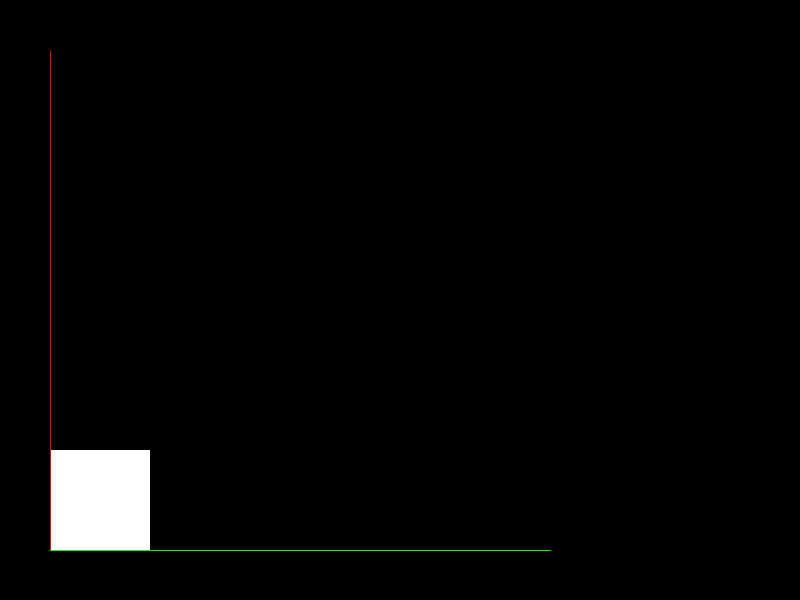
Frame 1 (no input)
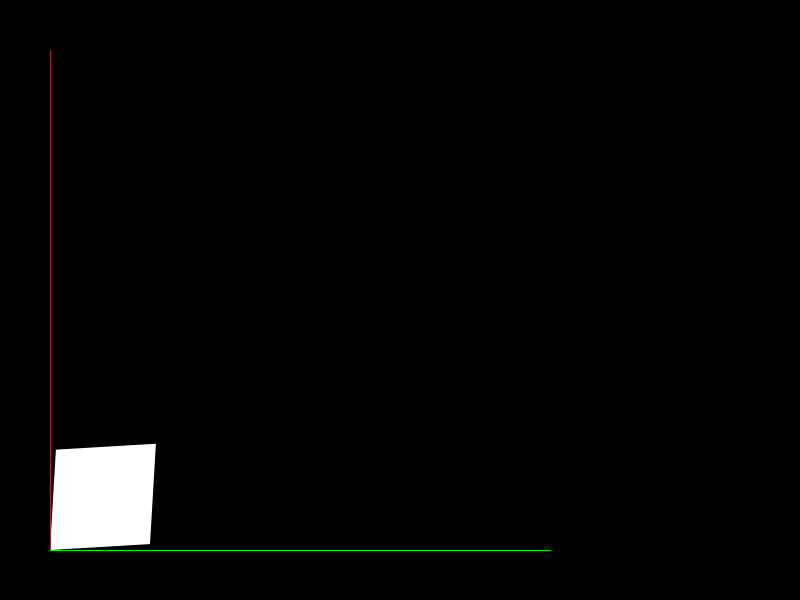
Frame 60 (the mouse pressed at the canvas centre just before this capture)
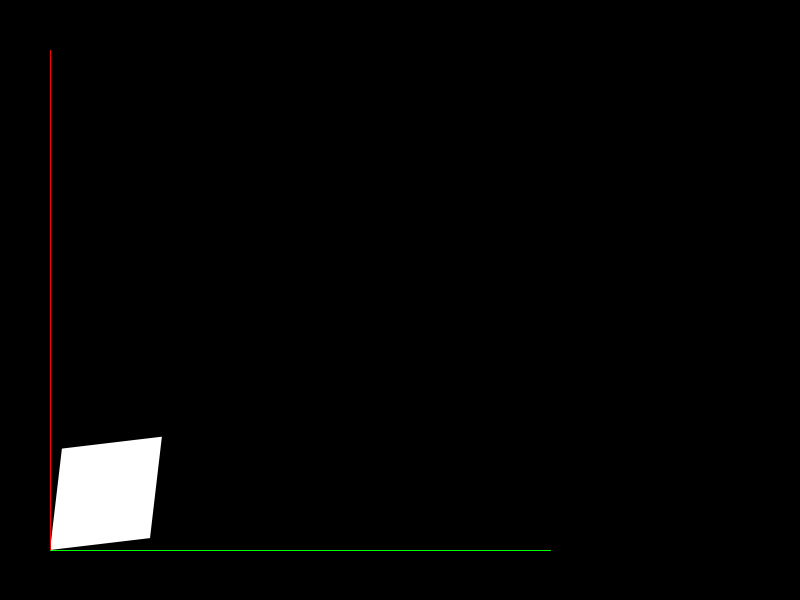
Frame 120 (the mouse held since frame 60 and released just before this capture)

The Processing sketch that drew these frames (run headless with seeded random() and noise(); from frame 60 on, the mouse is pressed at the canvas centre):

// Processing sketch: HMshearing2D
// ── HMshearing2D.pde
PVector[] pt = new PVector[4];
PVector[] temp = new PVector[4];
float f=0;

PVector shearingX(PVector temp,float factor){
  temp.x+=temp.y*factor;
  return temp;
}

PVector shearingY(PVector temp,float factor){
  temp.y+=temp.x*factor;
  return temp;
}

void setup(){
  size(800,600);
  pt[0]=new PVector(0,0);
  pt[1]=new PVector(100,0);
  pt[2]=new PVector(100,100);
  pt[3]=new PVector(0,100);
}

void draw(){
  background(0);
  translate(50,height-50);
  scale(1,-1);
  
  for(int i=0;i<4;i++){
    temp[i]=pt[i].copy();
    temp[i]=shearingX(temp[i],f);
    temp[i]=shearingY(temp[i],f);
  }
  noStroke();
  beginShape();
  vertex(temp[0].x,temp[0].y);
  vertex(temp[1].x,temp[1].y);
  vertex(temp[2].x,temp[2].y);
  vertex(temp[3].x,temp[3].y);
  endShape();
  
  strokeWeight(1);
  stroke(255,0,0);
  line(0,0,0,500);
  stroke(0,255,0);
  line(0,0,500,0);
  f+=0.001;
}
